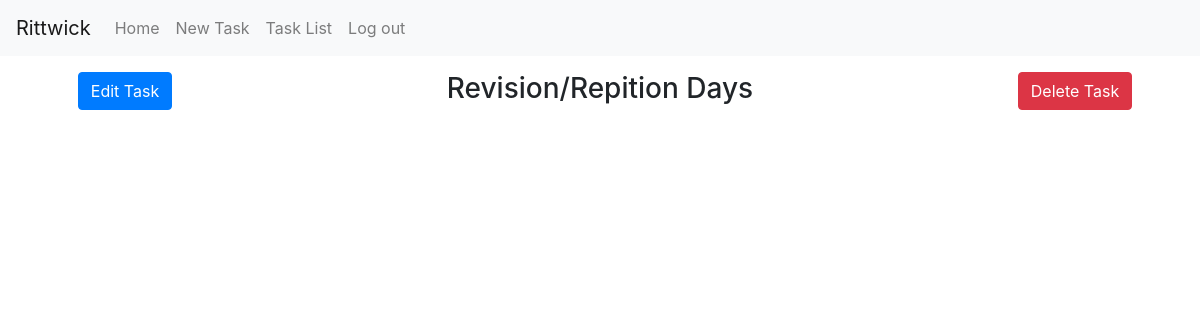
Page /view/12 (signed in) on the earlier database version.
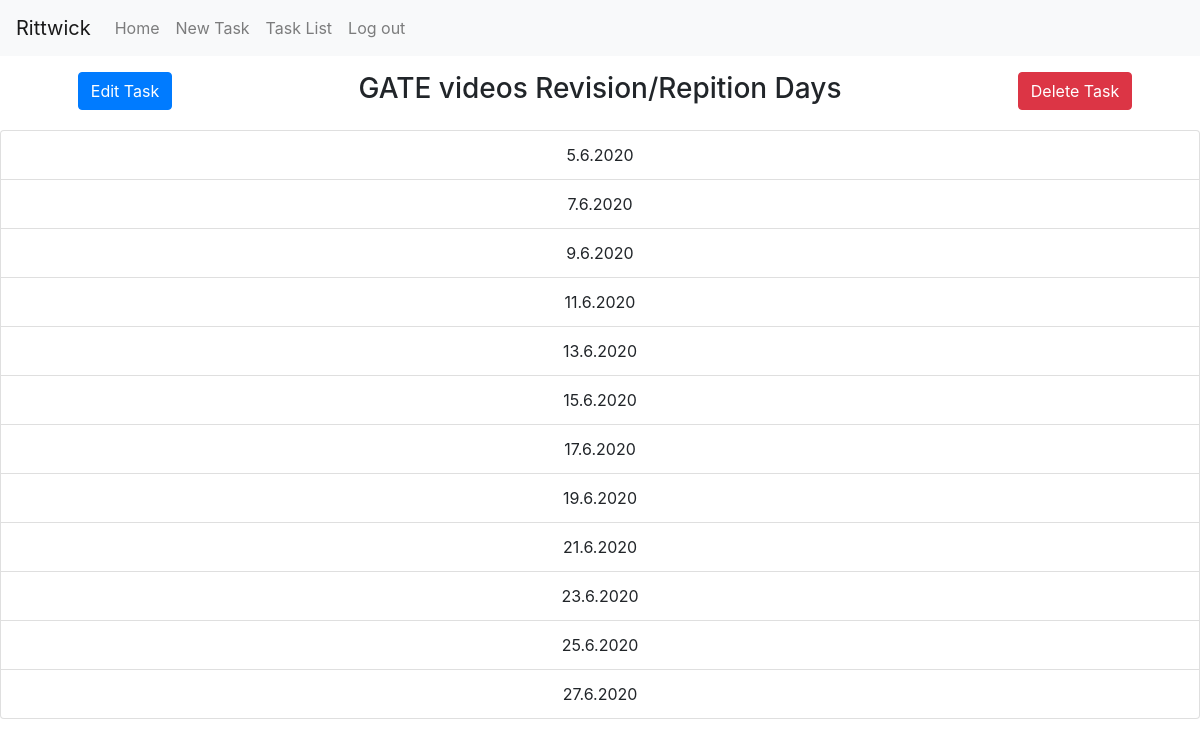
Same page on the later database version.
### myproject/models.py (models this page shows, shortened)
class Task(db.Model):
    __tablename__ = 'tasks'
    id = db.Column(db.Integer, primary_key=True)
    taskName = db.Column(db.String)
    userId = db.Column(db.Integer)
    startDay = db.Column(db.Integer)
    startMonth = db.Column(db.Integer)
    startYear = db.Column(db.Integer)
    endDay = db.Column(db.Integer)
    endMonth = db.Column(db.Integer)
    endYear = db.Column(db.Integer)
    repetationList = db.Column(db.String)

class Revesion(db.Model):
    __tablename__ = 'revisions'
    id = db.Column(db.Integer, primary_key=True)
    userId = db.Column(db.Integer)
    taskId = db.Column(db.Integer)
    day = db.Column(db.Integer)
    month = db.Column(db.Integer)
    year = db.Column(db.Integer)

### app.py (the view)
@app.route('/view/<int:id>')
def view(id):
    revisionDates = Revesion.query.filter_by(taskId=id)
    task = Task.query.get(id)
    return render_template('viewtask.html',revisionDates=revisionDates,task=task, data={'name':'Rittwick','surname':'Bhabak','Dept': 'CSE'})

### myproject/models.py (called while the page is built)
@login_manager.user_loader
def load_user(user_id):
    return User.query.get(user_id)

### myproject/templates/viewtask.html (shortened to what this page needs)
{% extends "base.html" %}
{% block body %}
<div class="container text-center my-3">
    <div class="row">
        <div class="col-2 text-center"><a href='/update/{{task.id}}'><button class="btn btn-primary">Edit Task</button></a></div>
        <div class="col-8 text-center"><h3>{{task.taskName}} Revision/Repition Days</h3></div>
        <div class="col-2 text-center"><a href='/del/{{task.id}}'><button class="btn btn-danger">Delete Task</button></a></div>
    </div>
</div>
<ul class="list-group text-center">
    {% for date in revisionDates %}
    <li class="list-group-item">{{date.day}}.{{date.month}}.{{date.year}}</li>
    {% endfor %}
</ul>
{% endblock %}

Differences in the rows shown:
added Task: taskName "GATE videos"
added Revesion: day "5", month "6", year "2020"
added Revesion: day "7", month "6", year "2020"
added Revesion: day "9", month "6", year "2020"
added Revesion: day "11", month "6", year "2020"
added Revesion: day "13", month "6", year "2020"
added Revesion: day "15", month "6", year "2020"
added Revesion: day "17", month "6", year "2020"
added Revesion: day "19", month "6", year "2020"
added Revesion: day "21", month "6", year "2020"
added Revesion: day "23", month "6", year "2020"
added Revesion: day "25", month "6", year "2020"
added Revesion: day "27", month "6", year "2020"
